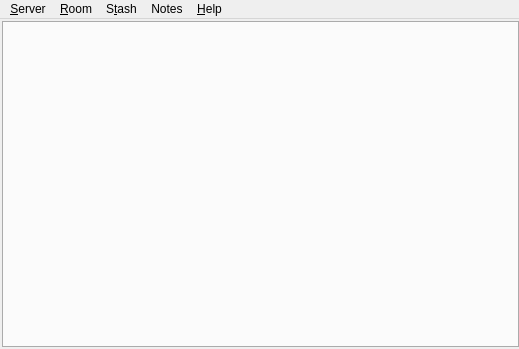
<?xml version="1.0" encoding="UTF-8"?>
<ui version="4.0">
 <class>MainWindow</class>
 <widget class="QMainWindow" name="MainWindow">
  <property name="geometry">
   <rect>
    <x>0</x>
    <y>0</y>
    <width>519</width>
    <height>349</height>
   </rect>
  </property>
  <widget class="QWidget" name="centralwidget">
   <layout class="QVBoxLayout" name="verticalLayout" stretch="0">
    <property name="leftMargin">
     <number>2</number>
    </property>
    <property name="topMargin">
     <number>2</number>
    </property>
    <property name="rightMargin">
     <number>0</number>
    </property>
    <property name="bottomMargin">
     <number>2</number>
    </property>
    <item>
     <widget class="RoomsTabWidget" name="roomsWidget">
      <property name="tabPosition">
       <enum>QTabWidget::South</enum>
      </property>
      <property name="movable">
       <bool>true</bool>
      </property>
     </widget>
    </item>
   </layout>
  </widget>
  <widget class="QMenuBar" name="menubar">
   <property name="geometry">
    <rect>
     <x>0</x>
     <y>0</y>
     <width>519</width>
     <height>21</height>
    </rect>
   </property>
   <widget class="QMenu" name="menuFile">
    <property name="title">
     <string>&amp;Server</string>
    </property>
    <addaction name="actionConnect"/>
    <addaction name="actionDisconnect"/>
    <addaction name="separator"/>
    <addaction name="actionSettings"/>
    <addaction name="actionExit"/>
   </widget>
   <widget class="QMenu" name="menuHelp">
    <property name="title">
     <string>&amp;Help</string>
    </property>
    <addaction name="actionLogs"/>
    <addaction name="actionCheckUpdates"/>
    <addaction name="separator"/>
    <addaction name="actionAbout"/>
    <addaction name="actionAboutQt"/>
   </widget>
   <widget class="QMenu" name="menuRoom">
    <property name="title">
     <string>&amp;Room</string>
    </property>
    <addaction name="actionJoin"/>
    <addaction name="actionPart"/>
    <addaction name="actionKnownRooms"/>
   </widget>
   <widget class="QMenu" name="menuTools">
    <property name="title">
     <string>S&amp;tash</string>
    </property>
    <addaction name="actionUploadFiles"/>
    <addaction name="actionUploadScreenshot"/>
   </widget>
   <widget class="QMenu" name="menuNotes">
    <property name="title">
     <string>Notes</string>
    </property>
    <addaction name="actionDisplayNotes"/>
    <addaction name="actionDisplayNote"/>
    <addaction name="actionSendNote"/>
   </widget>
   <addaction name="menuFile"/>
   <addaction name="menuRoom"/>
   <addaction name="menuTools"/>
   <addaction name="menuNotes"/>
   <addaction name="menuHelp"/>
  </widget>
  <action name="actionSettings">
   <property name="text">
    <string>&amp;Settings</string>
   </property>
   <property name="menuRole">
    <enum>QAction::PreferencesRole</enum>
   </property>
  </action>
  <action name="actionExit">
   <property name="text">
    <string>E&amp;xit</string>
   </property>
   <property name="menuRole">
    <enum>QAction::QuitRole</enum>
   </property>
  </action>
  <action name="actionAbout">
   <property name="text">
    <string>&amp;About...</string>
   </property>
   <property name="menuRole">
    <enum>QAction::AboutRole</enum>
   </property>
  </action>
  <action name="actionAboutQt">
   <property name="text">
    <string>About Qt</string>
   </property>
   <property name="menuRole">
    <enum>QAction::AboutQtRole</enum>
   </property>
  </action>
  <action name="actionLogs">
   <property name="checkable">
    <bool>true</bool>
   </property>
   <property name="text">
    <string>&amp;Logs</string>
   </property>
   <property name="menuRole">
    <enum>QAction::ApplicationSpecificRole</enum>
   </property>
  </action>
  <action name="actionConnect">
   <property name="text">
    <string>&amp;Connect</string>
   </property>
  </action>
  <action name="actionDisconnect">
   <property name="text">
    <string>&amp;Disconnect</string>
   </property>
  </action>
  <action name="actionJoin">
   <property name="text">
    <string>&amp;Join</string>
   </property>
  </action>
  <action name="actionPart">
   <property name="text">
    <string>&amp;Part</string>
   </property>
  </action>
  <action name="actionKnownRooms">
   <property name="text">
    <string>&amp;Known rooms</string>
   </property>
   <property name="toolTip">
    <string>Known rooms</string>
   </property>
  </action>
  <action name="actionUploadFiles">
   <property name="text">
    <string>Upload &amp;files...</string>
   </property>
  </action>
  <action name="actionUploadScreenshot">
   <property name="text">
    <string>Upload &amp;screenshot...</string>
   </property>
  </action>
  <action name="actionCheckUpdates">
   <property name="text">
    <string>Check for updates</string>
   </property>
  </action>
  <action name="actionDisplayNotes">
   <property name="text">
    <string>Display notes</string>
   </property>
  </action>
  <action name="actionDisplayNote">
   <property name="text">
    <string>Display note</string>
   </property>
  </action>
  <action name="actionSendNote">
   <property name="text">
    <string>&amp;Send note...</string>
   </property>
  </action>
 </widget>
 <customwidgets>
  <customwidget>
   <class>RoomsTabWidget</class>
   <extends>QTabWidget</extends>
   <header>roomstabwidget.h</header>
   <container>1</container>
  </customwidget>
 </customwidgets>
 <resources/>
 <connections/>
</ui>
